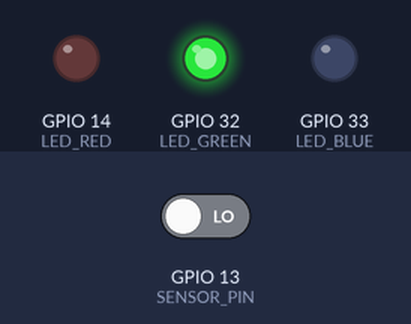
Bench run of a sketch on a simulated ESP32. Parts: output pins drawn as LEDs (lit = HIGH). Dashed ring = blinking. Inputs (shaded band) come from the test bench; at power-on: GPIO 13 (SENSOR_PIN) LOW. WiFi joins after 1.5 s; servers stay silent unless stated; the camera gives no picture; what the sketch prints to the serial monitor is not drawn.

Above: at 3.0 s.
3.1 s: GPIO 13 (SENSOR_PIN) driven HIGH
At 3.23 s:
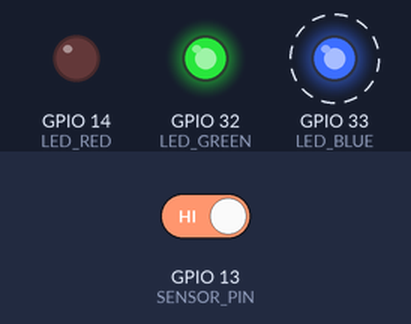
6.1 s: GPIO 13 (SENSOR_PIN) driven LOW
At 6.9 s:
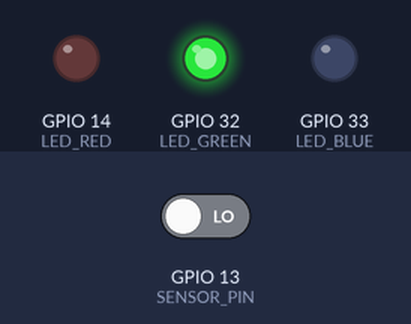
Timing chart, 0 to 9.1 s (numbered marks = the images above; inputs shaded):
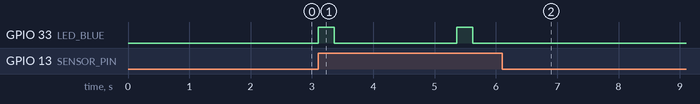

The sketch:

main.ino
```cpp
#include "esp_camera.h" // ESP32のカメラを操作する関数が入っている
#include <WiFi.h>       // WiFi接続、TCP通信の関数が入っている

// カメラピン定義 - カメラモジュールの線がESP32のどのピンに繋がっているか定義
#define PWDN_GPIO_NUM  -1
#define RESET_GPIO_NUM -1
#define XCLK_GPIO_NUM  21
#define SIOD_GPIO_NUM  26
#define SIOC_GPIO_NUM  27
#define Y9_GPIO_NUM    35
#define Y8_GPIO_NUM    34
#define Y7_GPIO_NUM    39
#define Y6_GPIO_NUM    36
#define Y5_GPIO_NUM    19
#define Y4_GPIO_NUM    18
#define Y3_GPIO_NUM     5
#define Y2_GPIO_NUM     4
#define VSYNC_GPIO_NUM 25
#define HREF_GPIO_NUM  23
#define PCLK_GPIO_NUM  22

// WiFiの設定
const char *ssid     = "YOUR_WIFI_SSID";
const char *password = "YOUR_WIFI_PASSWORD";

// 送信先PCのIPアドレスとポート
#define REMOTE_IP   "YOUR_PC_IP"
#define REMOTE_PORT 8888

#define SENSOR_PIN 13 // HC-SR501（人感センサー）のピン

// 各LEDのピン
#define LED_GREEN 32
#define LED_BLUE  33
#define LED_RED   14

camera_config_t config; // カメラの設定をまとめて入れる構造体
WiFiClient      client; // TCP接続を管理するオブジェクト

// エラー時に赤LEDをtimes回点滅させる関数
void blinkError(int times) {
  for (int i = 0; i < times; i++) {
    digitalWrite(LED_RED, HIGH); // LED_REDをHIGHに書き換える = 点灯
    delay(200);
    digitalWrite(LED_RED, LOW);  // LED_REDをLOWに書き換える = 消灯
    delay(200);
  }
}

// config構造体にカメラの設定値を入れる関数
void camera_init() {
  config.ledc_channel = LEDC_CHANNEL_0;
  config.ledc_timer   = LEDC_TIMER_0;
  config.pin_d0       = Y2_GPIO_NUM;
  config.pin_d1       = Y3_GPIO_NUM;
  config.pin_d2       = Y4_GPIO_NUM;
  config.pin_d3       = Y5_GPIO_NUM;
  config.pin_d4       = Y6_GPIO_NUM;
  config.pin_d5       = Y7_GPIO_NUM;
  config.pin_d6       = Y8_GPIO_NUM;
  config.pin_d7       = Y9_GPIO_NUM;
  config.pin_xclk     = XCLK_GPIO_NUM;
  config.pin_pclk     = PCLK_GPIO_NUM;
  config.pin_vsync    = VSYNC_GPIO_NUM;
  config.pin_href     = HREF_GPIO_NUM;
  config.pin_sccb_sda = SIOD_GPIO_NUM;
  config.pin_sccb_scl = SIOC_GPIO_NUM;
  config.pin_pwdn     = PWDN_GPIO_NUM;
  config.pin_reset    = RESET_GPIO_NUM;
  config.xclk_freq_hz = 10000000;      // クロック周波数
  config.pixel_format = PIXFORMAT_JPEG; // JPEG形式で画像を取得
  config.frame_size   = FRAMESIZE_VGA;  // 解像度 640x480
  config.jpeg_quality = 10;             // JPEG品質（0~63 低いほど高画質）
  config.fb_count     = 1;              // フレームバッファの数
}

// ESP32の起動時に1回だけ実行される関数
void setup() {
  Serial.begin(115200);          // シリアルモニタの通信速度を設定
  pinMode(SENSOR_PIN, INPUT);    // SENSOR_PINを入力に設定

  // LEDのピンを出力に設定
  pinMode(LED_GREEN, OUTPUT);
  pinMode(LED_BLUE,  OUTPUT);
  pinMode(LED_RED,   OUTPUT);

  // LED消灯
  digitalWrite(LED_GREEN, LOW);
  digitalWrite(LED_BLUE,  LOW);
  digitalWrite(LED_RED,   LOW);

  camera_init();
  esp_err_t err = esp_camera_init(&config); // カメラの起動。成功すればerrにESP_OKが入る

  // エラー時にはif文実行
  if (err != ESP_OK) {
    Serial.printf("カメラ初期化失敗: 0x%x\n", err);
    blinkError(5);
    return;
  }
  Serial.println("カメラ初期化成功");

  WiFi.begin(ssid, password); // 指定したssidとパスワードでWiFi接続を開始
  Serial.print("WiFi接続中");

  // WiFiがつながるまでwhile文でループ = 待機
  while (WiFi.status() != WL_CONNECTED) {
    delay(500);
    Serial.print(".");
  }
  Serial.println("\nWiFi接続成功");
  Serial.println(WiFi.localIP()); // ESP32に割り振られたIPを表示

  digitalWrite(LED_GREEN, HIGH); // 緑LED点灯
}

// setup()の後繰り返し実行される
void loop() {
  int val = digitalRead(SENSOR_PIN); // SENSOR_PINの状態（HIGH/LOW）を読み取る

  // HIGHだった時
  if (val == HIGH) {
    Serial.println("検知 撮影します...");

    digitalWrite(LED_BLUE, HIGH); // 青LED点灯

    camera_fb_t *fb = esp_camera_fb_get(); // 撮影してフレームバッファのポインタを取得

    // fbがNULLの時
    if (!fb) {
      Serial.println("撮影失敗");
      digitalWrite(LED_BLUE, LOW);
      blinkError(3);
      return;
    }
    Serial.printf("撮影成功 サイズ: %dバイト\n", fb->len); // fbが指す構造体のlenメンバ

    if (client.connect(REMOTE_IP, REMOTE_PORT)) { // 送信先PCにTCP接続を試みる
      Serial.println("PC接続成功 送信中...");

      uint32_t size = fb->len;               // 画像のバイト数をsizeに入れる
      client.write((uint8_t *)&size, 4);     // 画像サイズ（4バイト）をuint8_t *に変換してPCに送信
      client.write(fb->buf, fb->len);        // fb->buf（画像データのポインタ）をfb->lenバイト送信

      Serial.println("送信完了");
      client.stop(); // 接続を切断
    } else {
      Serial.println("PC接続失敗");
      blinkError(3);
    }

    esp_camera_fb_return(fb);      // フレームバッファを解放（忘れるとメモリ不足になる）
    digitalWrite(LED_BLUE, LOW);
    delay(2000);                   // 連続検知を防ぐための2秒のディレイ
  }
}
```

Measured:
- after the input at 3.1 s, GPIO 33 (LED_BLUE): alternates HIGH for 0.26 s and LOW for 2.0 s, starting at once
- after the input at 6.1 s, GPIO 33 (LED_BLUE): stops changing and stays LOW
